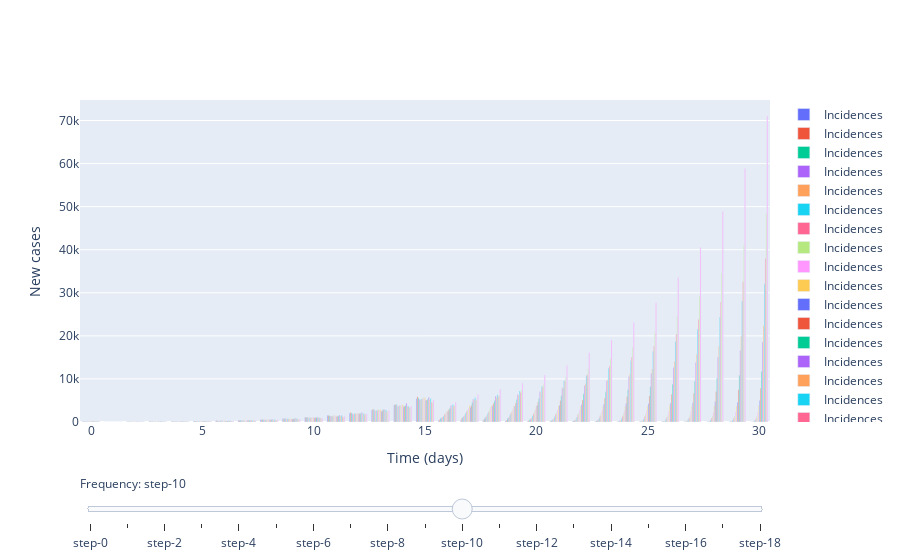

Write notebook code for a chart like this one.
### Code cell
new_rs = [3, 0.5]
start_times = [0, 15]

parameters = 100 # initial number of cases

# Slider (transition time)
fig = go.Figure()

# Add traces, one for each slider step
for R0_2 in np.arange(0.1, 2, 0.1):
    new_rs=[3, R0_2]
    m.set_r_profile(new_rs, start_times)
    
    cases = m.simulate(parameters, times)
    
    fig.add_trace(
        go.Bar(
            x=times,
            y=cases,
            name='Incidences'
        )
        
#         go.Scatter(
#             visible=False,
#             line=dict(color="#00CED1", width=6),
#             name="𝜈 = " + str(step),
#             x=np.arange(0, 10, 0.01),
#             y=np.sin(step * np.arange(0, 10, 0.01)))
    )

# Make 10th trace visible
fig.data[10].visible = True

# Create and add slider
steps = []
for i in range(len(fig.data)):
    step = dict(
        method="update",
        args=[{"visible": [False] * len(fig.data)},
              {"title": "Slider switched to step: " + str(i)}],  # layout attribute
    )
    step["args"][0]["visible"][i] = True  # Toggle i'th trace to "visible"
    steps.append(step)

sliders = [dict(
    active=10,
    currentvalue={"prefix": "Frequency: "},
    pad={"t": 50},
    steps=steps
)]

fig.update_layout(
    sliders=sliders
)

# Add axis labels
fig.update_layout(
    xaxis_title='Time (days)',
    yaxis_title='New cases'
)

fig.show()

### Figure 1 — Plotly figure (JSON) as saved in the notebook; plotly's stock layout.template omitted (floating-point values rounded to 4 significant figures)
{"data": [{"name": "Incidences", "type": "bar", "x": [0, 1, 2, 3, 4, 5, 6, 7, 8, 9, 10, 11, 12, 13, 14, 15, 16, 17, 18, 19, 20, 21, 22, 23, 24, 25, 26, 27, 28, 29, 30], "y": [100, 0, 79, 103, 133, 194, 268, 364, 533, 748, 1019, 1485, 2009, 2788, 3927, 5456, 275, 361, 281, 230, 123, 87, 41, 22, 22, 12, 10, 5, 4, 2, 3]}, {"name": "Incidences", "type": "bar", "x": [0, 1, 2, 3, 4, 5, 6, 7, 8, 9, 10, 11, 12, 13, 14, 15, 16, 17, 18, 19, 20, 21, 22, 23, 24, 25, 26, 27, 28, 29, 30], "y": [100, 0, 86, 91, 141, 191, 297, 415, 551, 766, 1075, 1509, 2199, 2961, 4092, 5891, 522, 802, 691, 460, 329, 228, 159, 97, 87, 55, 44, 32, 19, 6, 8]}, {"name": "Incidences", "type": "bar", "x": [0, 1, 2, 3, 4, 5, 6, 7, 8, 9, 10, 11, 12, 13, 14, 15, 16, 17, 18, 19, 20, 21, 22, 23, 24, 25, 26, 27, 28, 29, 30], "y": [100, 0, 81, 81, 125, 192, 252, 396, 517, 730, 1060, 1495, 2096, 2859, 4086, 5540, 862, 1091, 1013, 731, 536, 388, 314, 235, 144, 111, 88, 57, 48, 44, 21]}, {"name": "Incidences", "type": "bar", "x": [0, 1, 2, 3, 4, 5, 6, 7, 8, 9, 10, 11, 12, 13, 14, 15, 16, 17, 18, 19, 20, 21, 22, 23, 24, 25, 26, 27, 28, 29, 30], "y": [100, 0, 81, 105, 114, 218, 251, 369, 538, 735, 958, 1417, 1920, 2659, 3766, 5204, 961, 1354, 1240, 988, 740, 576, 447, 385, 306, 248, 203, 141, 128, 111, 59]}, {"name": "Incidences", "type": "bar", "x": [0, 1, 2, 3, 4, 5, 6, 7, 8, 9, 10, 11, 12, 13, 14, 15, 16, 17, 18, 19, 20, 21, 22, 23, 24, 25, 26, 27, 28, 29, 30], "y": [100, 0, 78, 77, 123, 196, 264, 352, 497, 657, 986, 1378, 1857, 2604, 3619, 4995, 1180, 1622, 1554, 1288, 973, 843, 768, 586, 491, 444, 316, 321, 230, 228, 173]}, {"name": "Incidences", "type": "bar", "x": [0, 1, 2, 3, 4, 5, 6, 7, 8, 9, 10, 11, 12, 13, 14, 15, 16, 17, 18, 19, 20, 21, 22, 23, 24, 25, 26, 27, 28, 29, 30], "y": [100, 0, 81, 78, 143, 151, 273, 346, 478, 742, 971, 1357, 1951, 2646, 3735, 5351, 1388, 2062, 2028, 1707, 1477, 1279, 1139, 954, 814, 720, 631, 618, 484, 448, 422]}, {"name": "Incidences", "type": "bar", "x": [0, 1, 2, 3, 4, 5, 6, 7, 8, 9, 10, 11, 12, 13, 14, 15, 16, 17, 18, 19, 20, 21, 22, 23, 24, 25, 26, 27, 28, 29, 30], "y": [100, 0, 71, 111, 135, 166, 286, 351, 531, 679, 984, 1429, 1939, 2797, 3810, 5254, 1808, 2469, 2391, 2165, 1914, 1788, 1672, 1476, 1332, 1284, 1074, 1009, 957, 868, 791]}, {"name": "Incidences", "type": "bar", "x": [0, 1, 2, 3, 4, 5, 6, 7, 8, 9, 10, 11, 12, 13, 14, 15, 16, 17, 18, 19, 20, 21, 22, 23, 24, 25, 26, 27, 28, 29, 30], "y": [100, 0, 87, 84, 139, 185, 271, 355, 544, 761, 1051, 1462, 2018, 2988, 3911, 5690, 2006, 2792, 2920, 2575, 2462, 2286, 2174, 2021, 1892, 1791, 1620, 1568, 1441, 1403, 1251]}, {"name": "Incidences", "type": "bar", "x": [0, 1, 2, 3, 4, 5, 6, 7, 8, 9, 10, 11, 12, 13, 14, 15, 16, 17, 18, 19, 20, 21, 22, 23, 24, 25, 26, 27, 28, 29, 30], "y": [100, 0, 94, 81, 138, 185, 271, 375, 536, 702, 1021, 1448, 2004, 2815, 3975, 5516, 2259, 3209, 3344, 3062, 2948, 2854, 2861, 2690, 2613, 2624, 2521, 2504, 2308, 2315, 2243]}, {"name": "Incidences", "type": "bar", "x": [0, 1, 2, 3, 4, 5, 6, 7, 8, 9, 10, 11, 12, 13, 14, 15, 16, 17, 18, 19, 20, 21, 22, 23, 24, 25, 26, 27, 28, 29, 30], "y": [100, 0, 78, 99, 117, 212, 281, 369, 518, 811, 1028, 1471, 2067, 2896, 4015, 5644, 2626, 3754, 3892, 3727, 3609, 3772, 3739, 3699, 3649, 3703, 3751, 3706, 3746, 3738, 3766]}, {"name": "Incidences", "type": "bar", "visible": true, "x": [0, 1, 2, 3, 4, 5, 6, 7, 8, 9, 10, 11, 12, 13, 14, 15, 16, 17, 18, 19, 20, 21, 22, 23, 24, 25, 26, 27, 28, 29, 30], "y": [100, 0, 69, 104, 119, 189, 240, 350, 522, 658, 1015, 1251, 1896, 2488, 3559, 4979, 2452, 3437, 3795, 3698, 3845, 3910, 4055, 4178, 4316, 4322, 4420, 4487, 4777, 4610, 5010]}, {"name": "Incidences", "type": "bar", "x": [0, 1, 2, 3, 4, 5, 6, 7, 8, 9, 10, 11, 12, 13, 14, 15, 16, 17, 18, 19, 20, 21, 22, 23, 24, 25, 26, 27, 28, 29, 30], "y": [100, 0, 64, 86, 102, 193, 216, 340, 507, 708, 983, 1342, 1904, 2624, 3687, 5132, 2915, 3845, 4363, 4383, 4629, 4994, 5088, 5489, 5880, 6061, 6439, 6704, 7097, 7497, 7818]}, {"name": "Incidences", "type": "bar", "x": [0, 1, 2, 3, 4, 5, 6, 7, 8, 9, 10, 11, 12, 13, 14, 15, 16, 17, 18, 19, 20, 21, 22, 23, 24, 25, 26, 27, 28, 29, 30], "y": [100, 0, 74, 98, 130, 176, 257, 375, 551, 731, 1037, 1423, 1948, 2819, 3860, 5284, 3212, 4521, 4920, 5215, 5404, 6083, 6532, 7005, 7487, 8199, 8780, 9530, 10182, 10857, 11719]}, {"name": "Incidences", "type": "bar", "x": [0, 1, 2, 3, 4, 5, 6, 7, 8, 9, 10, 11, 12, 13, 14, 15, 16, 17, 18, 19, 20, 21, 22, 23, 24, 25, 26, 27, 28, 29, 30], "y": [100, 0, 71, 98, 134, 193, 281, 433, 561, 787, 1120, 1556, 2209, 2909, 4357, 5756, 3841, 5308, 5969, 6375, 6999, 7848, 8475, 9593, 10493, 11327, 12627, 13805, 15067, 16616, 18550]}, {"name": "Incidences", "type": "bar", "x": [0, 1, 2, 3, 4, 5, 6, 7, 8, 9, 10, 11, 12, 13, 14, 15, 16, 17, 18, 19, 20, 21, 22, 23, 24, 25, 26, 27, 28, 29, 30], "y": [100, 0, 71, 91, 137, 187, 256, 386, 487, 731, 986, 1341, 1882, 2688, 3671, 5192, 3517, 5072, 5665, 6216, 6958, 8041, 8880, 9823, 11092, 12334, 14041, 15757, 17594, 19930, 22349]}, {"name": "Incidences", "type": "bar", "x": [0, 1, 2, 3, 4, 5, 6, 7, 8, 9, 10, 11, 12, 13, 14, 15, 16, 17, 18, 19, 20, 21, 22, 23, 24, 25, 26, 27, 28, 29, 30], "y": [100, 0, 71, 93, 121, 183, 297, 362, 542, 746, 971, 1484, 1952, 2808, 3657, 5472, 4052, 5615, 6355, 7226, 8233, 9552, 10728, 12493, 14207, 16341, 18696, 21523, 24350, 28011, 32101]}, {"name": "Incidences", "type": "bar", "x": [0, 1, 2, 3, 4, 5, 6, 7, 8, 9, 10, 11, 12, 13, 14, 15, 16, 17, 18, 19, 20, 21, 22, 23, 24, 25, 26, 27, 28, 29, 30], "y": [100, 0, 61, 82, 130, 160, 217, 313, 462, 615, 901, 1197, 1726, 2381, 3363, 4557, 3704, 5064, 5956, 6924, 8051, 9453, 10980, 12989, 15100, 17627, 20425, 23858, 27838, 32577, 37934]}, {"name": "Incidences", "type": "bar", "x": [0, 1, 2, 3, 4, 5, 6, 7, 8, 9, 10, 11, 12, 13, 14, 15, 16, 17, 18, 19, 20, 21, 22, 23, 24, 25, 26, 27, 28, 29, 30], "y": [100, 0, 63, 84, 122, 163, 229, 326, 415, 650, 851, 1146, 1713, 2396, 3269, 4542, 3839, 5286, 6163, 7441, 8655, 10466, 12378, 14765, 17324, 20718, 24597, 29227, 34574, 41124, 48411]}, {"name": "Incidences", "type": "bar", "x": [0, 1, 2, 3, 4, 5, 6, 7, 8, 9, 10, 11, 12, 13, 14, 15, 16, 17, 18, 19, 20, 21, 22, 23, 24, 25, 26, 27, 28, 29, 30], "y": [100, 0, 63, 84, 112, 181, 250, 344, 507, 691, 937, 1367, 1941, 2646, 3709, 5105, 4570, 6364, 7673, 9059, 10906, 13101, 16103, 19014, 23107, 27664, 33557, 40586, 48871, 58852, 71024]}], "layout": {"sliders": [{"active": 10, "currentvalue": {"prefix": "Frequency: "}, "pad": {"t": 50}, "steps": [{"args": [{"visible": [true, false, false, false, false, false, false, false, false, false, false, false, false, false, false, false, false, false, false]}, {"title": "Slider switched to step: 0"}], "method": "update"}, {"args": [{"visible": [false, true, false, false, false, false, false, false, false, false, false, false, false, false, false, false, false, false, false]}, {"title": "Slider switched to step: 1"}], "method": "update"}, {"args": [{"visible": [false, false, true, false, false, false, false, false, false, false, false, false, false, false, false, false, false, false, false]}, {"title": "Slider switched to step: 2"}], "method": "update"}, {"args": [{"visible": [false, false, false, true, false, false, false, false, false, false, false, false, false, false, false, false, false, false, false]}, {"title": "Slider switched to step: 3"}], "method": "update"}, {"args": [{"visible": [false, false, false, false, true, false, false, false, false, false, false, false, false, false, false, false, false, false, false]}, {"title": "Slider switched to step: 4"}], "method": "update"}, {"args": [{"visible": [false, false, false, false, false, true, false, false, false, false, false, false, false, false, false, false, false, false, false]}, {"title": "Slider switched to step: 5"}], "method": "update"}, {"args": [{"visible": [false, false, false, false, false, false, true, false, false, false, false, false, false, false, false, false, false, false, false]}, {"title": "Slider switched to step: 6"}], "method": "update"}, {"args": [{"visible": [false, false, false, false, false, false, false, true, false, false, false, false, false, false, false, false, false, false, false]}, {"title": "Slider switched to step: 7"}], "method": "update"}, {"args": [{"visible": [false, false, false, false, false, false, false, false, true, false, false, false, false, false, false, false, false, false, false]}, {"title": "Slider switched to step: 8"}], "method": "update"}, {"args": [{"visible": [false, false, false, false, false, false, false, false, false, true, false, false, false, false, false, false, false, false, false]}, {"title": "Slider switched to step: 9"}], "method": "update"}, {"args": [{"visible": [false, false, false, false, false, false, false, false, false, false, true, false, false, false, false, false, false, false, false]}, {"title": "Slider switched to step: 10"}], "method": "update"}, {"args": [{"visible": [false, false, false, false, false, false, false, false, false, false, false, true, false, false, false, false, false, false, false]}, {"title": "Slider switched to step: 11"}], "method": "update"}, {"args": [{"visible": [false, false, false, false, false, false, false, false, false, false, false, false, true, false, false, false, false, false, false]}, {"title": "Slider switched to step: 12"}], "method": "update"}, {"args": [{"visible": [false, false, false, false, false, false, false, false, false, false, false, false, false, true, false, false, false, false, false]}, {"title": "Slider switched to step: 13"}], "method": "update"}, {"args": [{"visible": [false, false, false, false, false, false, false, false, false, false, false, false, false, false, true, false, false, false, false]}, {"title": "Slider switched to step: 14"}], "method": "update"}, {"args": [{"visible": [false, false, false, false, false, false, false, false, false, false, false, false, false, false, false, true, false, false, false]}, {"title": "Slider switched to step: 15"}], "method": "update"}, {"args": [{"visible": [false, false, false, false, false, false, false, false, false, false, false, false, false, false, false, false, true, false, false]}, {"title": "Slider switched to step: 16"}], "method": "update"}, {"args": [{"visible": [false, false, false, false, false, false, false, false, false, false, false, false, false, false, false, false, false, true, false]}, {"title": "Slider switched to step: 17"}], "method": "update"}, {"args": [{"visible": [false, false, false, false, false, false, false, false, false, false, false, false, false, false, false, false, false, false, true]}, {"title": "Slider switched to step: 18"}], "method": "update"}]}], "xaxis": {"title": {"text": "Time (days)"}}, "yaxis": {"title": {"text": "New cases"}}}}
